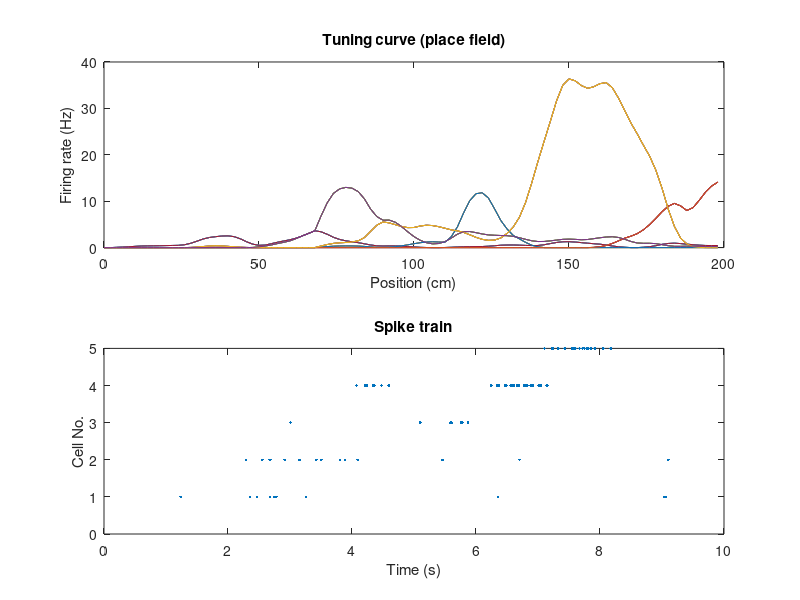
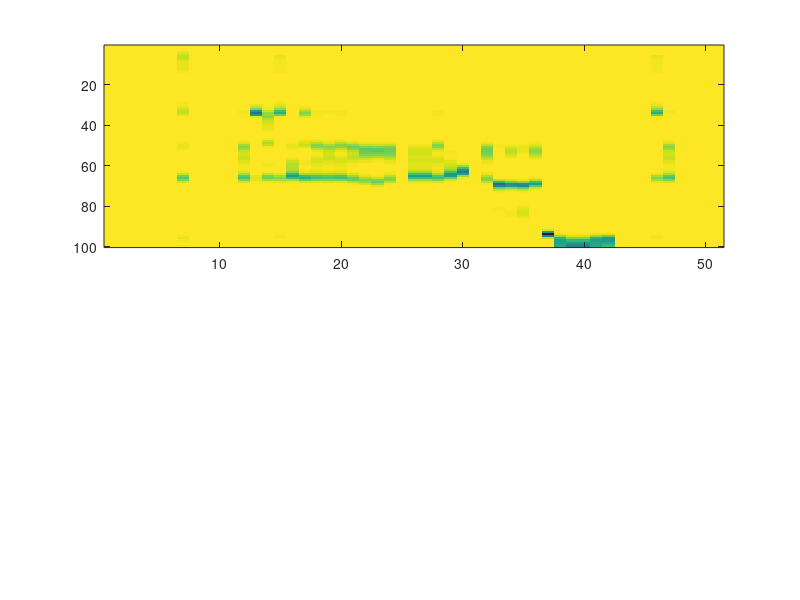

Write MATLAB code to recreate these figures, in order. (Note: this script raises an error after producing the figures.)
clc
clear all
close all;
%%
% load data
load('PlaceCells_demo_data.mat')
tBinSz_sm = 200; % decoding window tau, 200ms
fx_placefield = fx_placefield+ (eps.^8); %f(x), Add a small number so there are no zeros
maxcellnum = length(fx_placefield(1,:)); % number of cellsm, N
timevec = 0:tBinSz_sm/1000:max(truex_position(:,1));% time vector
%%
% let's try 5 cells this time
cellnum = 5; % number of cells, N
cellID = randi(maxcellnum,cellnum); %randomly pick 5 cells
fx_placefield_5cells = fx_placefield(:,cellID); %tuning curve of these 5 cells
expecSpk = fx_placefield_5cells.*tBinSz_sm./1000; %Expected number of spikes per bin,i.e. tau*f(x)

% we sort these 5 cells first
[cellID_new,index] = sort(cellID);
fx_placefield_5cells = fx_placefield_5cells(:,index);
y_spiketrain_5cells = [];
for i = 1:cellnum
    thiscell_spikes = y_spiketrain(find(y_spiketrain(:,1) == cellID(index(i))),2);% spike train of this cell
    y_spiketrain_5cells = [y_spiketrain_5cells;i*ones(size(thiscell_spikes)),thiscell_spikes];
end
%%
% let's what the response of these 5 cells look like
figure,
subplot(211)
plot(x_position, fx_placefield_5cells)
xlabel('Position (cm)')
ylabel('Firing rate (Hz)')
title('Tuning curve (place field)')
subplot(212)
running_ID = find(y_spiketrain_5cells(:,1)>0);
plot(y_spiketrain_5cells(running_ID,2),y_spiketrain_5cells(running_ID,1),'.')
xlim([0,max(timevec)])
ylim([0,5])
xlabel('Time (s)')
ylabel('Cell No.')
title('Spike train')
%%
% let's do bin-by-bin decoding using the spike train from the 5 cells

pMat_all = [];% to save the posterior probablity matrix
currentpos_all = [];% to save the current positions

% time bin loop
for i = 1:length(timevec)
    bin = timevec(i);% current time
    [~,avglindist_bin] = min(abs(truex_position(:,1) - bin));% current position ID
    avglindist = truex_position(avglindist_bin(1),2);% current position
   
    % get all the spikes in the current bin
    clear spikecount
    celldata = [];
    for n = 1:cellnum
        spikes_i  = y_spiketrain_5cells(find(y_spiketrain_5cells(:,1) == n),2);%spikes of the current cell
        if ~isempty(spikes_i)
            spikebins = spikes_i(find(spikes_i >= (bin - tBinSz_sm/2000) & spikes_i <= (bin + tBinSz_sm/2000)));
            spikecount(n) = length(spikebins);
            tmpcelldata = [length(spikebins),n];
        else
            tmpcelldata = [0,n];
            spikecount(n) = 0;
        end
        celldata = [celldata;tmpcelldata];
    end
    
    cellcounts = sum((spikecount > 0));
    if (cellcounts > 0) % decode the bin that has spikes
        cellsi = find(spikecount > 0);%active cell
        spkPerBin = celldata(cellsi,1)'; % spike counts per bin
        
        fx_placefield_active = fx_placefield_5cells(:,cellsi);% f(x)
        nPBin = size(fx_placefield_active,1); % N position bin
        wrking = bsxfun(@power, fx_placefield_active, spkPerBin); %f(x)^y
        wrking = prod(wrking,2);%prod(f(x)^y)
        expon = exp(-sum(expecSpk,2)); %e^-sum(tau*f(x))
        pMat = bsxfun(@times,wrking, expon); %prod(f(x)^y) * e^-sum(tau*f(x))
        pMat(isnan(pMat)) = 0; % set empty bins to zero
        pMat = pMat./sum(pMat);% C(x), normalization to make sure sum(p(x|y))=1
        %hence, pMat is the posterior probability matrix p(x|y) = C*prod(f(x)^y) * e^-sum(tau*f(x))
    else
        pMat = zeros(size(x_position));
    end
    pMat_all = [pMat_all,pMat];% pMat is the decoding result for each bin, and pooled into pMat_all
    currentpos_all = [currentpos_all,avglindist];% save current postion
end
%%
% visualization of the decoding result
figure,
subplot(211)
imagesc(-1.*pMat_all) %reverse the axis
ax = gca;
ax.YDir = 'normal';
hold on
colormap(gray)
plot(currentpos_all/2,':','color','cyan','linewidth',2)
caxis([-0.3,0])%probability 0-0.3
axis off
title('Decoding result')
subplot(212)
running_ID = find(y_spiketrain_5cells(:,1)>0);
plot(y_spiketrain_5cells(running_ID,2),y_spiketrain_5cells(running_ID,1),'.')
xlim([0,max(timevec)])
ylim([0,5])
xlabel('Time (s)')
ylabel('Cell No.')
title('Spike train')
%%
% visualization of the decoding error
[~,estimated_posID] = max(pMat_all);
estimated_pos = x_position(estimated_posID)';
decode_error = abs(estimated_pos-currentpos_all);
figure,
counts = hist(decode_error,0:0.5:200);
plot(0:0.5:200,cumsum(counts)./sum(counts),'k','linewidth',2) % cumulative histogram
hold on
plot(median(decode_error),0.5,'r.','markersize',40) % median decoding error
hold off
xlabel('Decoding error (cm)')
ylabel('Cumulative fraction')
title(['Decoding error, median = ',num2str(round(median(decode_error)*100)/100),'cm'])
